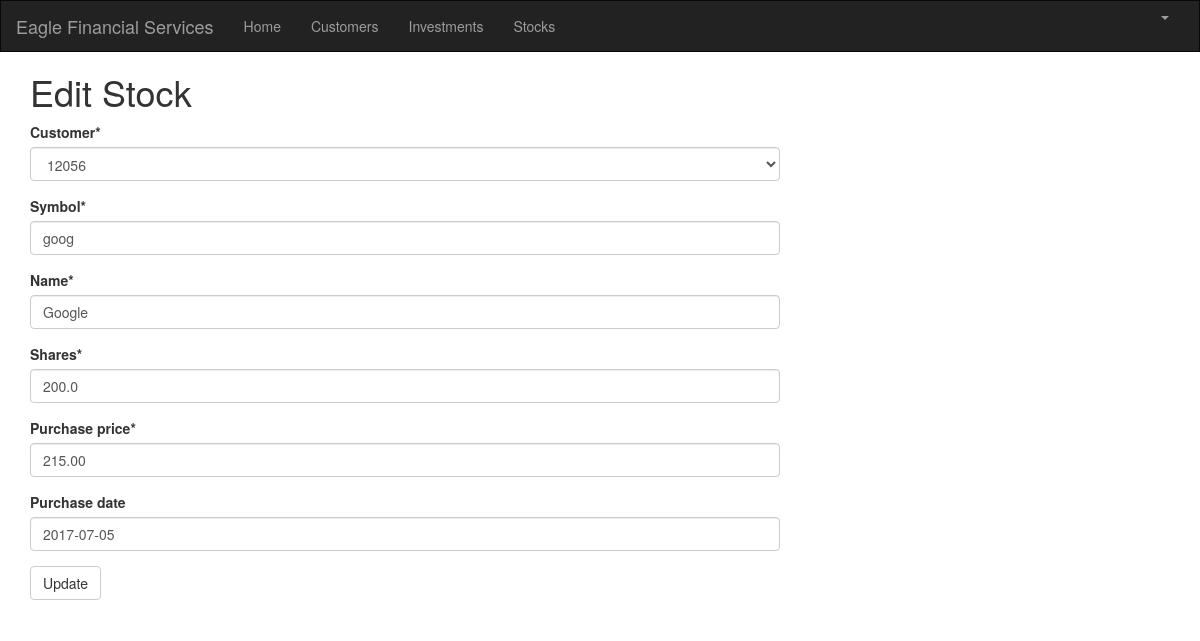
/stock/1/edit/ (signed in), run on the app's committed database.
### portfolio/models.py (models this page shows, shortened)
class Stock(models.Model):
    customer = models.ForeignKey(Customer, on_delete=models.CASCADE, related_name='stocks')
    symbol = models.CharField(max_length=10)
    name = models.CharField(max_length=50)
    shares = models.DecimalField (max_digits=10, decimal_places=1)
    purchase_price = models.DecimalField(max_digits=10, decimal_places=2)
    purchase_date = models.DateField(default=timezone.now, blank=True, null=True)

### portfolio/views.py (the view)
# urls.py: path('stock/<int:pk>/edit/', views.stock_edit, name='stock_edit'),
@login_required
def stock_edit(request, pk):
   stock = get_object_or_404(Stock, pk=pk)
   if request.method == "POST":
       form = StockForm(request.POST, instance=stock)
       if form.is_valid():
           stock = form.save()
           stock.updated_date = timezone.now()
           stock.save()
           stocks = Stock.objects.filter(purchase_date__lte=timezone.now())
           return render(request, 'portfolio/stock_list.html', {'stocks': stocks})
   else:
       form = StockForm(instance=stock)
   return render(request, 'portfolio/stock_edit.html', {'form': form})

### portfolio/forms.py
class StockForm(forms.ModelForm):
   class Meta:
       model = Stock
       fields = ('customer', 'symbol', 'name', 'shares', 'purchase_price', 'purchase_date',)

### portfolio/models.py (called while the page is built)
    def __str__(self):
        return str(self.cust_number)

### portfolio/templates/portfolio/stock_edit.html
{% extends 'portfolio/base.html' %}
{% load crispy_forms_tags %}
{% block content %}
    <h1>Edit Stock</h1>
    <form method="POST" class="stock-form">{% csrf_token %}
         {{ form|crispy }}
        <button type="submit" class="save btn btn-default">Update</button>
    </form>
{% endblock %}

### data on the page
Stock: customer "12056", symbol "goog", name "Google", shares "200.0", purchase_price "215.00", purchase_date "2017-07-05"
